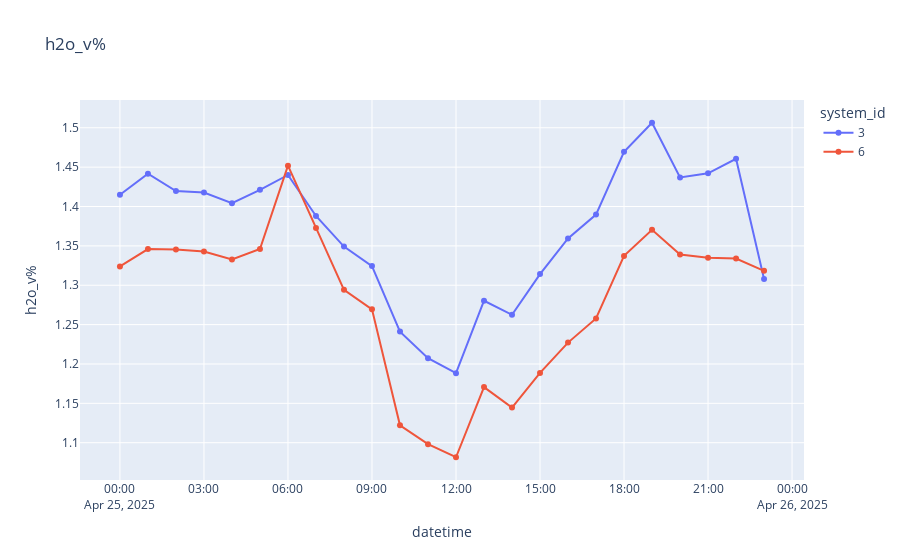

Notebook cell for this chart:
### Code cell
plot_sensor_measurement(df,ids,col_name="h2o_v%")

### Figure 1 — Plotly figure (JSON) as saved in the notebook; plotly's stock layout.template omitted (floating-point values rounded to 4 significant figures)
{"data": [{"hovertemplate": "system_id=3<br>datetime=%{x}<br>h2o_v%=%{y}<extra></extra>", "legendgroup": "3", "line": {"color": "#636efa", "dash": "solid"}, "marker": {"symbol": "circle"}, "mode": "lines+markers", "name": "3", "orientation": "v", "showlegend": true, "type": "scatter", "x": ["2025-04-25T00:00:00", "2025-04-25T01:00:00", "2025-04-25T02:00:00", "2025-04-25T03:00:00", "2025-04-25T04:00:00", "2025-04-25T05:00:00", "2025-04-25T06:00:00", "2025-04-25T07:00:00", "2025-04-25T08:00:00", "2025-04-25T09:00:00", "2025-04-25T10:00:00", "2025-04-25T11:00:00", "2025-04-25T12:00:00", "2025-04-25T13:00:00", "2025-04-25T14:00:00", "2025-04-25T15:00:00", "2025-04-25T16:00:00", "2025-04-25T17:00:00", "2025-04-25T18:00:00", "2025-04-25T19:00:00", "2025-04-25T20:00:00", "2025-04-25T21:00:00", "2025-04-25T22:00:00", "2025-04-25T23:00:00"], "xaxis": "x", "y": [1.415, 1.442, 1.42, 1.418, 1.404, 1.421, 1.44, 1.388, 1.349, 1.324, 1.241, 1.207, 1.188, 1.28, 1.262, 1.314, 1.359, 1.39, 1.469, 1.506, 1.437, 1.442, 1.461, 1.308], "yaxis": "y"}, {"hovertemplate": "system_id=6<br>datetime=%{x}<br>h2o_v%=%{y}<extra></extra>", "legendgroup": "6", "line": {"color": "#EF553B", "dash": "solid"}, "marker": {"symbol": "circle"}, "mode": "lines+markers", "name": "6", "orientation": "v", "showlegend": true, "type": "scatter", "x": ["2025-04-25T00:00:00", "2025-04-25T01:00:00", "2025-04-25T02:00:00", "2025-04-25T03:00:00", "2025-04-25T04:00:00", "2025-04-25T05:00:00", "2025-04-25T06:00:00", "2025-04-25T07:00:00", "2025-04-25T08:00:00", "2025-04-25T09:00:00", "2025-04-25T10:00:00", "2025-04-25T11:00:00", "2025-04-25T12:00:00", "2025-04-25T13:00:00", "2025-04-25T14:00:00", "2025-04-25T15:00:00", "2025-04-25T16:00:00", "2025-04-25T17:00:00", "2025-04-25T18:00:00", "2025-04-25T19:00:00", "2025-04-25T20:00:00", "2025-04-25T21:00:00", "2025-04-25T22:00:00", "2025-04-25T23:00:00"], "xaxis": "x", "y": [1.324, 1.346, 1.345, 1.343, 1.333, 1.346, 1.452, 1.373, 1.294, 1.269, 1.122, 1.098, 1.082, 1.171, 1.145, 1.189, 1.227, 1.258, 1.337, 1.37, 1.339, 1.335, 1.334, 1.318], "yaxis": "y"}], "layout": {"legend": {"title": {"text": "system_id"}, "tracegroupgap": 0}, "title": {"text": "h2o_v%"}, "xaxis": {"anchor": "y", "domain": [0, 1], "title": {"text": "datetime"}}, "yaxis": {"anchor": "x", "domain": [0, 1], "title": {"text": "h2o_v%"}}}}
